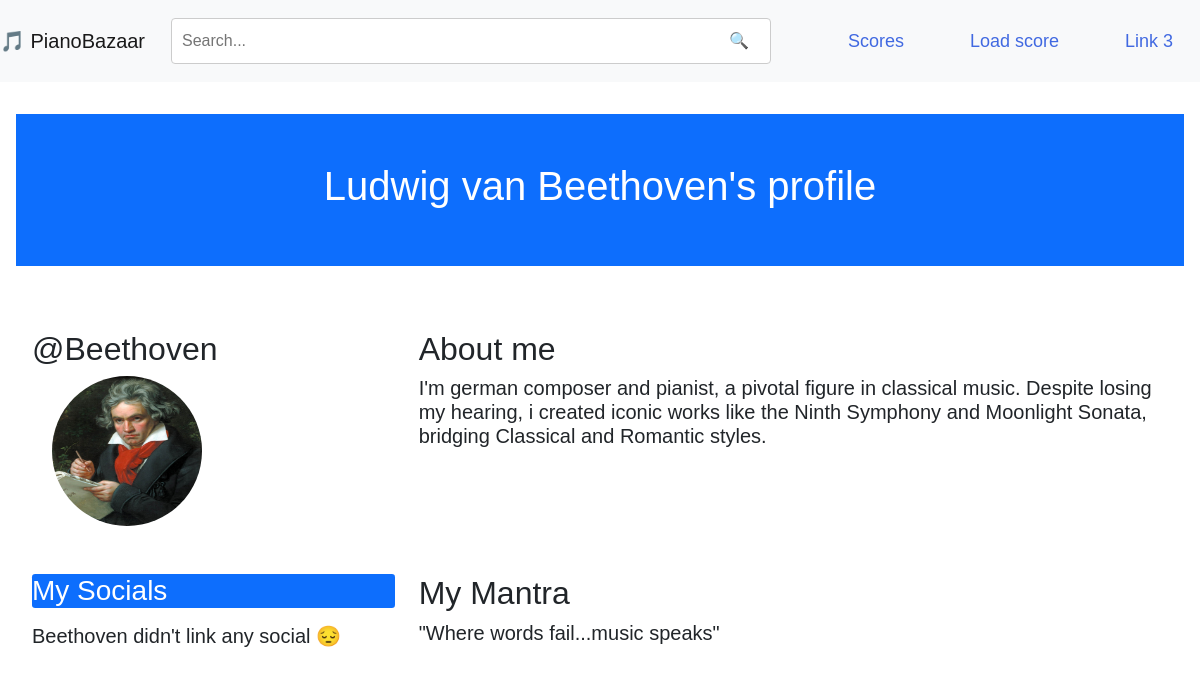
Page /sheetmusic/arranger/546/ on the committed database.
### sheetmusic/models.py (models this page shows, shortened)
class Profile(models.Model):
    user = models.OneToOneField(User, on_delete=models.CASCADE)
    bio = models.TextField(max_length=500, blank=True)
    mantra = models.TextField(max_length=100, blank=True)
    birth_date = models.DateField(null=True, blank=True)
    profile_image = models.FileField(upload_to='media/profiles/profile_imgs', blank=True, null=True)
    youtube_account_id = models.CharField(max_length=30, blank=True, null=True)
    instagram_account_id = models.CharField(max_length=30, blank=True, null=True)
    x_account_id = models.CharField(max_length=30, blank=True, null=True)
    purchased_scores = models.ManyToManyField('Score', through='Copy')

### sheetmusic/views.py (the view)
# urls.py: path('arranger/<pk>/', ArrangerDetail.as_view(), name='arranger')
class ArrangerDetail(DetailView):
    model = Profile
    template_name = 'sheetmusic/arranger_detail.html'

### sheetmusic/templates/sheetmusic/arranger_detail.html (shortened to what this page needs)
{% extends 'base.html' %}
{% block extra-css %}
    <link href="https://cdnjs.cloudflare.com/ajax/libs/font-awesome/6.4.2/css/all.min.css" rel="stylesheet">
{% endblock %}
{% block content %}
    <div class="p-5 bg-primary text-white text-center">
      <h1>{{ object.user.first_name }} {{ object.user.last_name }}'s profile</h1>
    </div>
    <div class="container-fluid mt-5">
        <div class="row">
            <div class="col-md-4">
              <h2>@{{ profile.user.username }}</h2>
                <img src="{{object.profile_image.url}}" class="rounded-circle" alt="profile image" width="150" height="150" style="margin-left: 20px;">
            </div>
            <div class="col-md-8">
              <h2>About me</h2>
              <h5>{{ object.bio }}</h5>
            </div>
        </div>
        <div class="row">
            <div class="col-md-4">
                <h3 class="mt-5 bg-primary rounded-1 text-white">My Socials</h3>
            {% if object.youtube_account_id or object.instagram_account_id or object.x_account_id %}
              <ul class="nav nav-pills flex-column">
                <li class="nav-item">
                    {% if object.youtube_account_id %}
                  <a class="nav-link mt-2" href="https://www.youtube.com/@{{ object.youtube_account_id }}/" target="_blank" rel="noopener noreferrer">
                      <i class="fab fa-youtube" style="color: #FF0000; font-size: 1.5rem" ></i><h5 class="d-inline"> / {{ object.youtube_account_id }}</h5>
                  </a>
                    {% endif %}
                </li>
                <li class="nav-item">
                    {% if object.instagram_account_id %}
                  <a class="nav-link mt-2" href="https://www.instagram.com/{{ object.instagram_account_id }}/" target="_blank" rel="noopener noreferrer">
                      <i class="fab fa-instagram" style="color: #C13584; font-size: 1.5rem"></i><h5 class="d-inline"> / {{ object.instagram_account_id }}</h5>
                  </a>
                    {% endif %}
                </li>
                <li class="nav-item">
                    {% if object.x_account_id %}
                  <a class="nav-link" href="https://www.x.com/{{ object.x_account_id }}/" target="_blank" rel="noopener noreferrer">
                      <i class="fab fa-x x-icon" style="color: #000000; font-size: 1.5rem"></i><h5 class="d-inline"> / {{ object.x_account_id }}</h5>
                  </a>
                    {% endif %}
                </li>
              </ul>
            {% else %}
              <h5 class="mt-3"> {{ object.user.username }} didn't link any social 😔</h5>
            {% endif %}
            </div>
            <div class="col-md-8">
              <h2 class="mt-5">My Mantra</h2>
                <h5>"{{ object.mantra }}"</h5>
            </div>
        </div>
    </div>
{% endblock %}

### templates/base.html (shortened to what this page needs)
<!DOCTYPE html>
<html lang="en">
<head>
    {% block head %}
        <link href="https://cdn.jsdelivr.net/npm/bootstrap@5.1.3/dist/css/bootstrap.min.css" rel="stylesheet">
        {% block extra-css %}{% endblock %}
        {% load static %}
        <link rel="stylesheet" href="{% static 'css/style.css' %}">
        {% load crispy_forms_tags %}
    {% endblock %}
</head>
<body>
    <nav class="navbar navbar-expand-md navbar-light bg-light">
        <a class="navbar-brand" href="/sheetmusic">🎵 PianoBazaar</a>
        <form id="search-form" method="get" action="">
            <label>
                <input type="text" name="q" placeholder="Search..." value="{{ query }}">
            </label>
        <button id="search-button" type="submit">🔍</button>
        </form>
            <ul class="navbar-nav">
              <li class="nav-item">
                <a class="nav-link" href="{% url 'sheetmusic:home' %}">Scores</a>
              </li>
              <li class="nav-item">
                <a class="nav-link" href="{% url 'sheetmusic:create_sheet' %}">Load score</a>
              </li>
              <li class="nav-item">
                <a class="nav-link" href="#">Link 3</a>
              </li>
            </ul>
    </nav>
     <section class="container-fluid mt-3">
        {% block content %}{% endblock %}
    </section>
    <br><br>
</body>
</html>

### static/css/style.css (style rules this page uses)
body, html { margin: 0; padding: 0; height: 100%; font-family: Arial, sans-serif; display: flex; flex-direction: column; min-height: 100vh; box-sizing: border-box; }
.container-fluid { flex: 1; min-height: calc(100vh - 100px); padding: 1em 1em 100px; box-sizing: border-box; }
#search-form { margin: 10px 10px; display: flex; justify-content: center; align-items: center; gap: 0; }
#search-form input { padding: 10px; width: 600px; font-size: 16px; border: 1px solid #ccc; border-radius: 4px; margin-right: -53px; transition: box-shadow 0.3s ease; }
#search-button { padding: 5px 11px; background-color: white; color: white; border: none; border-radius: 4px; cursor: pointer; font-size: 16px; }
.navbar-nav .nav-item .nav-link { color: royalblue; font-size: 18px; margin-left: 50px; }
.navbar-nav { margin-left: 20px; align-items: center; }

### rows in the picture
Profile: user.first_name "Ludwig", user.last_name "van Beethoven", user.username "Beethoven", profile_image (picture), bio "I'm german composer and pianist, a pivotal figure in classical music. Despite losing my hearing, i created iconic works like the Ninth Symphony and Moonlight Sonata, bridging Classical and Romantic styles.", mantra "Where words fail...music speaks"
